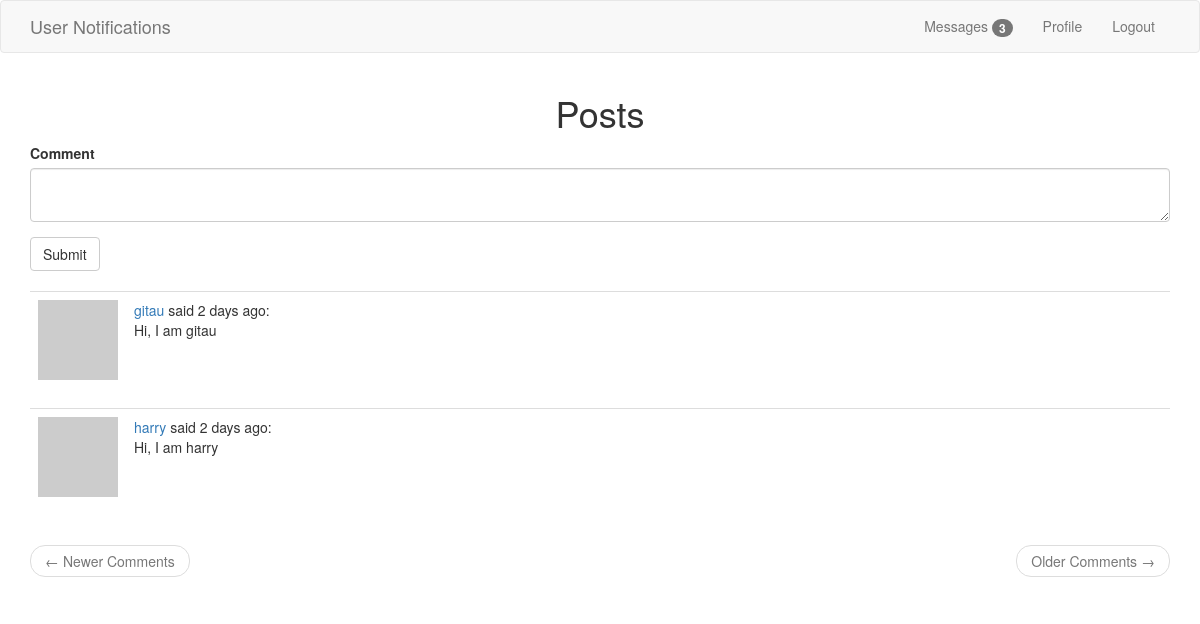
The app's page /index (signed in) with its own data.
### app/models.py (models this page shows, shortened)
class Post(db.Model):
    __table_name__ = 'post'
    id = db.Column(db.Integer, primary_key=True)
    body = db.Column(db.String(140))
    timestamp = db.Column(db.DateTime, index=True, default=datetime.utcnow)
    user_id = db.Column(db.Integer, db.ForeignKey('user.id'))

class User(UserMixin, db.Model):
    __table_name__ = 'users'
    id = db.Column(db.Integer, primary_key=True)
    username = db.Column(db.String(64), index=True, unique=True)
    email = db.Column(db.String(64), index=True, unique=True)
    password_hash = db.Column(db.String(128))
    about_me = db.Column(db.String(120))
    last_seen = db.Column(db.DateTime, default=datetime.utcnow)
    posts = db.relationship('Post', backref='author', lazy='dynamic')
    messages_sent = db.relationship(
        'Message',
        foreign_keys='Message.sender_id',
        backref='author',
        lazy='dynamic')
    messages_received = db.relationship(
        'Message',
        foreign_keys='Message.recipient_id',
        backref='recipient',
        lazy='dynamic')
    last_message_read_time = db.Column(db.DateTime)
    notifications = db.relationship(
        'Notification',
        backref='user',
        lazy='dynamic')
    def avatar(self, size):
        digest = md5(self.email.lower().encode('utf-8')).hexdigest()
        return f'https://www.gravatar.com/avatar/{digest}?d=identicon&s={size}'
    def new_messages(self):
        last_read_time = self.last_message_read_time or datetime(1900, 1, 1)
        return Message.query.filter_by(recipient=self).filter(
            Message.timestamp > last_read_time).count()

### app/routes.py (the view)
@app.route('/', methods=['GET', 'POST'])
@app.route('/index', methods=['GET', 'POST'])
@login_required
def index():
    form = CommentForm()
    if form.validate_on_submit():
        post = Post(body=form.body.data, author=current_user)
        db.session.add(post)
        db.session.commit()
        flash('Your comment has been published.')
        return redirect(url_for('index'))
    page = request.args.get('page', 1, type=int)
    posts = Post.query.order_by(Post.timestamp.desc()).paginate(
        page, app.config['POSTS_PER_PAGE'], False)
    next_url = url_for('index', page=posts.next_num) \
        if posts.has_next else None
    prev_url = url_for('index', page=posts.prev_num) \
        if posts.has_prev else None
    return render_template(
        'index.html',
        title='Posts',
        form=form,
        next_url=next_url,
        prev_url=prev_url,
        posts=posts.items
        )

### app/forms.py
class CommentForm(FlaskForm):
    body = TextAreaField('Comment', validators=[DataRequired()])
    submit = SubmitField('Submit')

### app/models.py (called while the page is built)
@login.user_loader
def load_user(id):
    return User.query.get(int(id))

### app/routes.py (called while the page is built)
@app.before_request
def before_request():
    if current_user.is_authenticated:
        current_user.last_seen = datetime.utcnow()
        db.session.commit()

### app/templates/index.html
{% extends 'base.html' %}
{% import 'bootstrap/wtf.html' as wtf %}
{% block app_context %}
<div class="row text-center">
    <div class="col-md-12">
        <h1>{{title}}</h1>
    </div>
</div>
<div class="row">
    <div class="col-sm-12 my-form">
        {{ wtf.quick_form(form) }}
    </div>
</div><br>
<div class="row">
    <div class="col-sm-12">
        {% for post in posts %}
            {% include '_posts.html' %}
        {% endfor %}
    </div>
</div>
<nav aria-label="...">
    <ul class="pager">
        <li class="previous{% if not prev_url %} disabled{% endif %}">
            <a href="{{ prev_url or '#' }}">
                <span aria-hidden="true">&larr;</span> Newer Comments
            </a>
        </li>
        <li class="next{% if not next_url %} disabled{% endif %}">
            <a href="{{ next_url or '#' }}">
                Older Comments <span aria-hidden="true">&rarr;</span>
            </a>
        </li>
    </ul>
</nav>
{% endblock %}

### app/templates/_posts.html
<table class="table table-hover">
    <tr valign='top'>
        <td width='70px'>
            <img src=" {{ post.author.avatar(36) }} ">
        </td>
        <td>
            <span class="user_popup">
                <a href="{{ url_for('user', username=post.author.username) }}">
                    {{ post.author.username }}
                </a>
            </span>
            said
            <span>
            {{ moment(post.timestamp).fromNow() }}:
            </span><br>
            <span>
                {{ post.body }}
            </span>
        </td>
    </tr>
</table>

### records on screen
Post: author.username "gitau", timestamp "2 days ago", body "Hi, I am gitau"
Post: author.username "harry", timestamp "2 days ago", body "Hi, I am harry"

### other values on screen
{{ new_messages }} "3"
{{ title }} "Posts"
